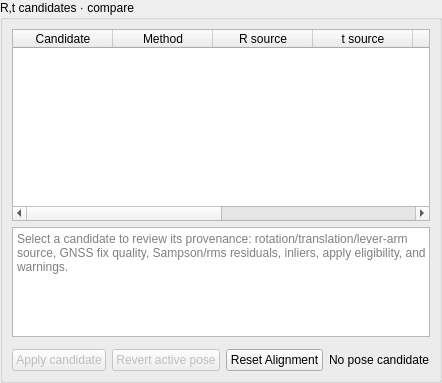
<?xml version='1.0' encoding='utf-8'?>
<ui version="4.0">
 <class>OpticalPoseForm</class>
 <widget class="QGroupBox" name="candidate_group">
  <property name="componentBindings" stdset="0">
   <string>[["candidates", "candidate_group", null]]</string>
  </property>
  <property name="styleObjectName" stdset="0">
   <string>opticalPoseCandidatesGroup</string>
  </property>
  <property name="title">
   <string>R,t candidates · compare</string>
  </property>
  <layout class="QVBoxLayout" name="QVBoxLayout_11" stretch="0,0,0,0">
   <property name="leftMargin">
    <number>9</number>
   </property>
   <property name="topMargin">
    <number>9</number>
   </property>
   <property name="rightMargin">
    <number>9</number>
   </property>
   <property name="bottomMargin">
    <number>9</number>
   </property>
   <property name="spacing">
    <number>6</number>
   </property>
   <item>
    <widget class="QTableWidget" name="candidate_table">
     <property name="componentBindings" stdset="0">
      <string>[["candidates", "candidate_table", null]]</string>
     </property>
     <property name="styleObjectName" stdset="0">
      <string>opticalPoseCandidateTable</string>
     </property>
     <property name="minimumSize">
      <size>
       <width>0</width>
       <height>145</height>
      </size>
     </property>
     <property name="editTriggers">
      <set>QAbstractItemView::NoEditTriggers</set>
     </property>
     <property name="selectionMode">
      <enum>QAbstractItemView::SingleSelection</enum>
     </property>
     <property name="selectionBehavior">
      <enum>QAbstractItemView::SelectRows</enum>
     </property>
     <property name="rowCount">
      <number>0</number>
     </property>
     <property name="columnCount">
      <number>8</number>
     </property>
     <property name="alternatingRowColors">
      <bool>true</bool>
     </property>
     <property name="wordWrap">
      <bool>true</bool>
     </property>
     <column>
      <property name="text">
       <string>Candidate</string>
      </property>
     </column>
     <column>
      <property name="text">
       <string>Method</string>
      </property>
     </column>
     <column>
      <property name="text">
       <string>R source</string>
      </property>
     </column>
     <column>
      <property name="text">
       <string>t source</string>
      </property>
     </column>
     <column>
      <property name="text">
       <string>K,D / zoom</string>
      </property>
     </column>
     <column>
      <property name="text">
       <string>Residual</string>
      </property>
     </column>
     <column>
      <property name="text">
       <string>Observable</string>
      </property>
     </column>
     <column>
      <property name="text">
       <string>State</string>
      </property>
     </column>
     <property name="columnWidths" stdset="0">
      <string>[104, 104, 104, 104, 104, 104, 104, 104]</string>
     </property>
     <property name="headerResizeModes" stdset="0">
      <string>[0, 0, 0, 0, 0, 0, 0, 0]</string>
     </property>
     <property name="rowHeights" stdset="0">
      <string>[]</string>
     </property>
     <attribute name="verticalHeaderVisible">
      <bool>false</bool>
     </attribute>
     <attribute name="horizontalHeaderStretchLastSection">
      <bool>true</bool>
     </attribute>
    </widget>
   </item>
   <item>
    <widget class="QPlainTextEdit" name="candidate_detail_text">
     <property name="componentBindings" stdset="0">
      <string>[["candidates", "candidate_detail_text", null]]</string>
     </property>
     <property name="styleObjectName" stdset="0">
      <string>opticalPoseCandidateDetail</string>
     </property>
     <property name="maximumSize">
      <size>
       <width>16777215</width>
       <height>110</height>
      </size>
     </property>
     <property name="readOnly">
      <bool>true</bool>
     </property>
     <property name="placeholderText">
      <string>Select a candidate to review its provenance: rotation/translation/lever-arm source, GNSS fix quality, Sampson/rms residuals, inliers, apply eligibility, and warnings.</string>
     </property>
    </widget>
   </item>
   <item>
    <widget class="OpticalPoseValue" name="reference_value">
     <property name="componentBindings" stdset="0">
      <string>[["candidates", "reference_value", null]]</string>
     </property>
     <property name="displayLabel" stdset="0">
      <string>Existing calibration R,t</string>
     </property>
    </widget>
   </item>
   <item>
    <layout class="QHBoxLayout" name="QHBoxLayout_8" stretch="0,0,0,1">
     <property name="leftMargin">
      <number>0</number>
     </property>
     <property name="topMargin">
      <number>0</number>
     </property>
     <property name="rightMargin">
      <number>0</number>
     </property>
     <property name="bottomMargin">
      <number>0</number>
     </property>
     <property name="spacing">
      <number>6</number>
     </property>
     <item>
      <widget class="QPushButton" name="apply_button">
       <property name="componentBindings" stdset="0">
        <string>[["candidates", "apply_button", null]]</string>
       </property>
       <property name="toolTip">
        <string>Apply every DOF the selected candidate optimized and observed on both camera sides. Use Combine when axes must come from different candidates.</string>
       </property>
       <property name="enabled">
        <bool>false</bool>
       </property>
       <property name="text">
        <string>Apply candidate</string>
       </property>
       <property name="commandId" stdset="0">
        <string>alignment.pose.apply_candidate</string>
       </property>
      </widget>
     </item>
     <item>
      <widget class="QPushButton" name="revert_button">
       <property name="componentBindings" stdset="0">
        <string>[["candidates", "revert_button", null]]</string>
       </property>
       <property name="enabled">
        <bool>false</bool>
       </property>
       <property name="text">
        <string>Revert active pose</string>
       </property>
       <property name="commandId" stdset="0">
        <string>alignment.pose.revert</string>
       </property>
      </widget>
     </item>
     <item>
      <widget class="QPushButton" name="reset_button">
       <property name="componentBindings" stdset="0">
        <string>[["candidates", "reset_button", null]]</string>
       </property>
       <property name="toolTip">
        <string>Clear candidates, frozen frames, annotations, observations, and the active pose. A reset event is appended; stored data is not deleted.</string>
       </property>
       <property name="text">
        <string>Reset Alignment</string>
       </property>
       <property name="commandId" stdset="0">
        <string>alignment.pose.reset</string>
       </property>
      </widget>
     </item>
     <item>
      <widget class="QLabel" name="candidate_status_label">
       <property name="componentBindings" stdset="0">
        <string>[["candidates", "candidate_status_label", null]]</string>
       </property>
       <property name="styleObjectName" stdset="0">
        <string>statusStrip</string>
       </property>
       <property name="text">
        <string>No pose candidate</string>
       </property>
       <property name="wordWrap">
        <bool>false</bool>
       </property>
      </widget>
     </item>
    </layout>
   </item>
  </layout>
 </widget>
 <customwidgets>
  <customwidget>
   <class>OpticalPoseValue</class>
   <extends>QWidget</extends>
   <header>Workstation.workspace_views.optical_pose_parts.layouts</header>
  </customwidget>
 </customwidgets>
 <resources />
 <connections />
</ui>
